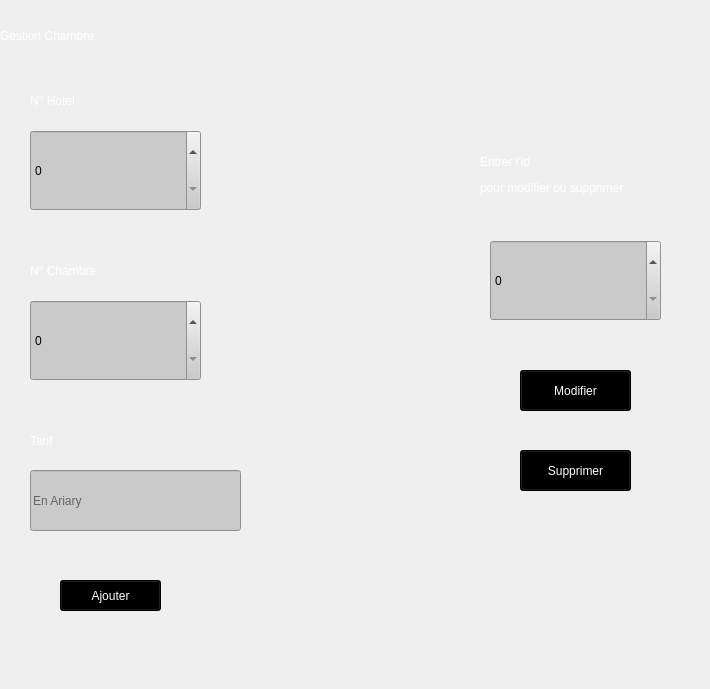
              <widget class="QWidget" name="scrollAreaWidgetContents_3">
               <property name="geometry">
                <rect>
                 <x>0</x>
                 <y>0</y>
                 <width>710</width>
                 <height>689</height>
                </rect>
               </property>
               <widget class="QLabel" name="label_8">
                <property name="geometry">
                 <rect>
                  <x>0</x>
                  <y>20</y>
                  <width>201</width>
                  <height>31</height>
                 </rect>
                </property>
                <property name="styleSheet">
                 <string notr="true">font: 600 15pt &quot;Yu Gothic UI Semibold&quot;;
color: rgb(255, 255, 255);</string>
                </property>
                <property name="text">
                 <string>Gestion Chambre</string>
                </property>
               </widget>
               <widget class="QLabel" name="label_9">
                <property name="geometry">
                 <rect>
                  <x>30</x>
                  <y>90</y>
                  <width>101</width>
                  <height>21</height>
                 </rect>
                </property>
                <property name="styleSheet">
                 <string notr="true">font: 600 italic 9pt &quot;Segoe UI&quot;;
color: rgb(255, 255, 255);</string>
                </property>
                <property name="text">
                 <string>N° Hotel</string>
                </property>
               </widget>
               <widget class="QSpinBox" name="num_hotel">
                <property name="geometry">
                 <rect>
                  <x>30</x>
                  <y>130</y>
                  <width>171</width>
                  <height>81</height>
                 </rect>
                </property>
                <property name="styleSheet">
                 <string notr="true">background-color: rgb(202, 202, 202);</string>
                </property>
               </widget>
               <widget class="QSpinBox" name="num_chambre">
                <property name="geometry">
                 <rect>
                  <x>30</x>
                  <y>300</y>
                  <width>171</width>
                  <height>81</height>
                 </rect>
                </property>
                <property name="styleSheet">
                 <string notr="true">background-color: rgb(202, 202, 202);</string>
                </property>
               </widget>
               <widget class="QLabel" name="label_10">
                <property name="geometry">
                 <rect>
                  <x>30</x>
                  <y>260</y>
                  <width>101</width>
                  <height>21</height>
                 </rect>
                </property>
                <property name="styleSheet">
                 <string notr="true">font: 600 italic 9pt &quot;Segoe UI&quot;;
color: rgb(255, 255, 255);</string>
                </property>
                <property name="text">
                 <string>N° Chambre</string>
                </property>
               </widget>
               <widget class="QLabel" name="label_11">
                <property name="geometry">
                 <rect>
                  <x>30</x>
                  <y>430</y>
                  <width>101</width>
                  <height>21</height>
                 </rect>
                </property>
                <property name="styleSheet">
                 <string notr="true">font: 600 italic 9pt &quot;Segoe UI&quot;;
color: rgb(255, 255, 255);</string>
                </property>
                <property name="text">
                 <string>Tarif</string>
                </property>
               </widget>
               <widget class="QSpinBox" name="id_chambre">
                <property name="geometry">
                 <rect>
                  <x>490</x>
                  <y>240</y>
                  <width>171</width>
                  <height>81</height>
                 </rect>
                </property>
                <property name="styleSheet">
                 <string notr="true">background-color: rgb(202, 202, 202);</string>
                </property>
               </widget>
               <widget class="QLabel" name="label_12">
                <property name="geometry">
                 <rect>
                  <x>480</x>
                  <y>150</y>
                  <width>201</width>
                  <height>51</height>
                 </rect>
                </property>
                <property name="styleSheet">
                 <string notr="true">font: 600 italic 9pt &quot;Segoe UI&quot;;
color: rgb(255, 255, 255);</string>
                </property>
                <property name="text">
                 <string>&lt;html&gt;&lt;head/&gt;&lt;body&gt;&lt;p&gt;Entrer l'id &lt;/p&gt;&lt;p&gt;pour modifier ou supprimer&lt;/p&gt;&lt;/body&gt;&lt;/html&gt;</string>
                </property>
               </widget>
               <widget class="QPushButton" name="pushButton">
                <property name="geometry">
                 <rect>
                  <x>60</x>
                  <y>580</y>
                  <width>101</width>
                  <height>31</height>
                 </rect>
                </property>
                <property name="styleSheet">
                 <string notr="true">background-color: rgb(0, 0, 0);
color: rgb(255, 255, 255);</string>
                </property>
                <property name="text">
                 <string>Ajouter</string>
                </property>
               </widget>
               <widget class="QPushButton" name="pushButton_2">
                <property name="geometry">
                 <rect>
                  <x>520</x>
                  <y>370</y>
                  <width>111</width>
                  <height>41</height>
                 </rect>
                </property>
                <property name="styleSheet">
                 <string notr="true">background-color: rgb(0, 0, 0);
color: rgb(255, 255, 255);</string>
                </property>
                <property name="text">
                 <string>Modifier</string>
                </property>
               </widget>
               <widget class="QPushButton" name="chambre_supprimer">
                <property name="geometry">
                 <rect>
                  <x>520</x>
                  <y>450</y>
                  <width>111</width>
                  <height>41</height>
                 </rect>
                </property>
                <property name="styleSheet">
                 <string notr="true">background-color: rgb(0, 0, 0);
color: rgb(255, 255, 255);</string>
                </property>
                <property name="text">
                 <string>Supprimer</string>
                </property>
               </widget>
               <widget class="QLineEdit" name="tarif_chambre">
                <property name="geometry">
                 <rect>
                  <x>30</x>
                  <y>470</y>
                  <width>211</width>
                  <height>61</height>
                 </rect>
                </property>
                <property name="styleSheet">
                 <string notr="true">background-color: rgb(202, 202, 202);</string>
                </property>
                <property name="placeholderText">
                 <string>En Ariary</string>
                </property>
                <property name="clearButtonEnabled">
                 <bool>true</bool>
                </property>
               </widget>
              </widget>
